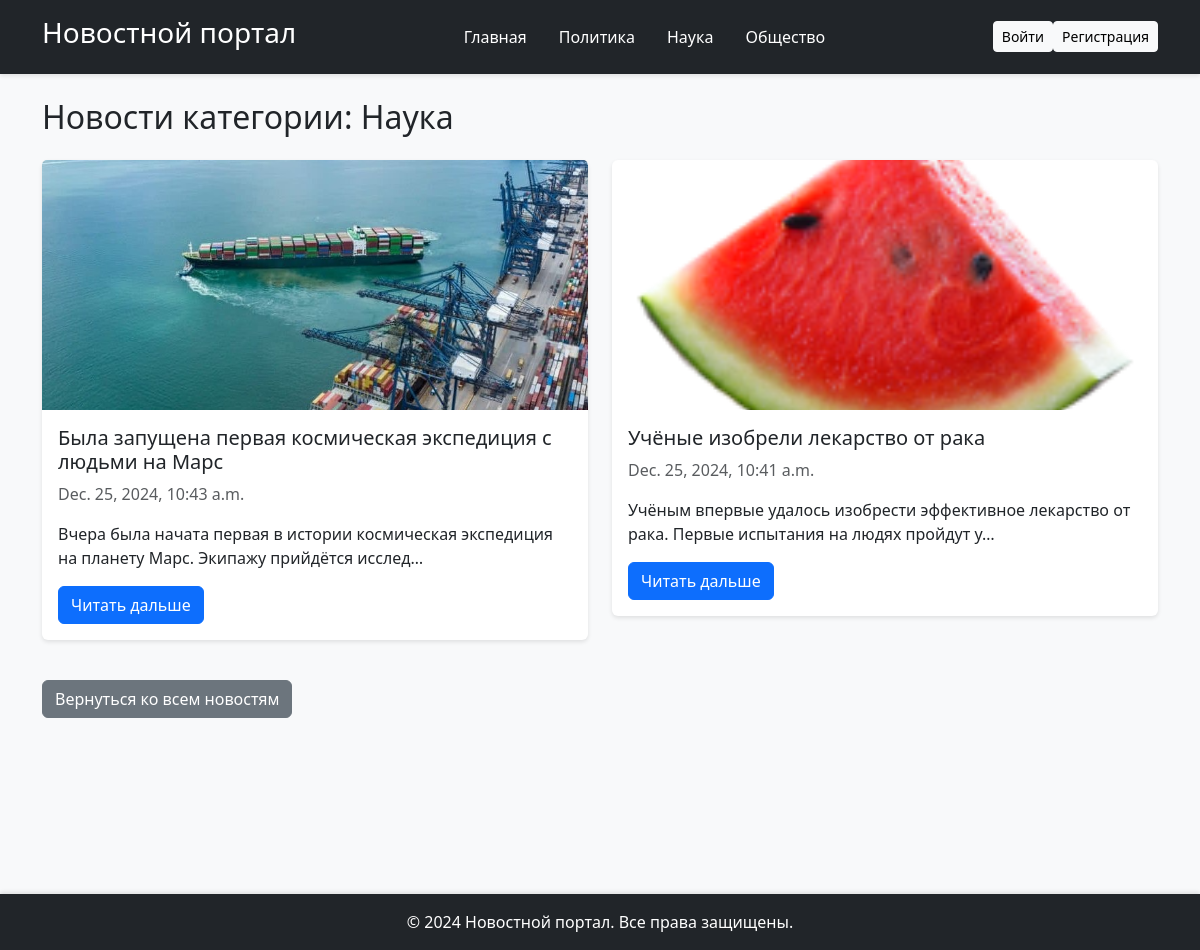
Before: /category/2/ with the older database file.
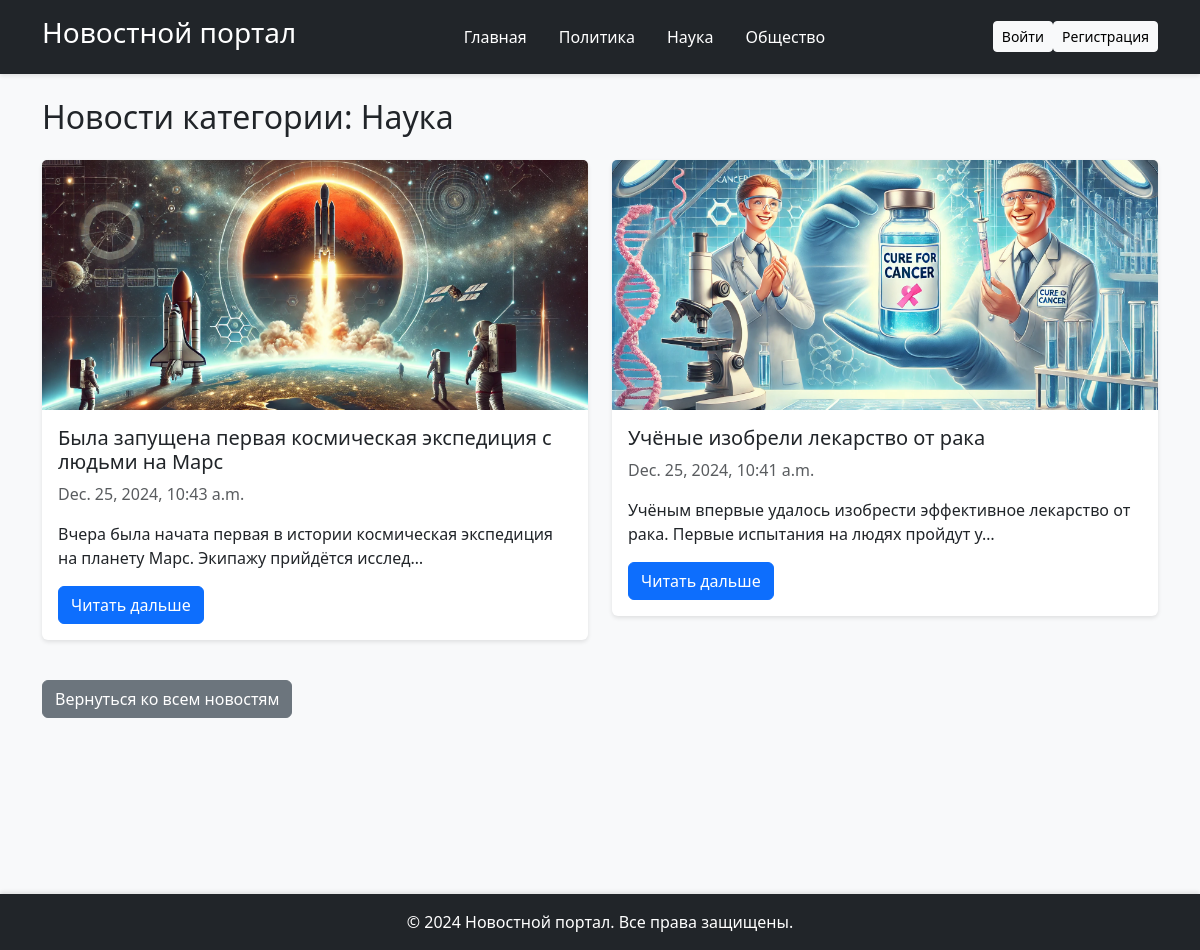
After: the same page with the newer database file.
### news/models.py (models this page shows, shortened)
class News(models.Model):
    title = models.CharField(max_length=200, verbose_name="Заголовок")
    content = models.TextField(verbose_name="Текст")
    category = models.ForeignKey(Category, on_delete=models.CASCADE, related_name='news', verbose_name="Категория")
    author = models.ForeignKey(User, on_delete=models.CASCADE, verbose_name="Автор")
    published_at = models.DateTimeField(auto_now_add=True, verbose_name="Дата публикации")
    image = models.ImageField(upload_to='news_images/', blank=True, null=True, verbose_name="Изображение")

### news/views.py (the view)
# urls.py: path('category/<int:category_id>/', views.news_by_category, name='news_by_category'),  # Новости по категории
def news_by_category(request, category_id):
    category = get_object_or_404(Category, id=category_id)
    news = News.objects.filter(category=category).order_by('-published_at')
    categories = Category.objects.all()
    return render(request, 'news/news_by_category.html', {'category': category, 'news': news, 'categories': categories})

### news/templates/news/news_by_category.html (shortened to what this page needs)
{% extends 'news/base.html' %}
{% block content %}
    <h2 class="mb-4">Новости категории: {{ category.name }}</h2>
    <div class="row">
        {% for item in news %}
            <div class="col-md-6 mb-4">
                <div class="card">
                    {% if item.image %}
                        <img src="{{ item.image.url }}" class="card-img-top" alt="{{ item.title }}">
                    {% endif %}
                    <div class="card-body">
                        <h5 class="card-title">{{ item.title }}</h5>
                        <p class="card-text text-muted">{{ item.published_at }}</p>
                        <p class="card-text">{{ item.content|truncatechars:100 }}</p>
                        <a href="{% url 'news:news_detail' item.id %}" class="btn btn-primary">Читать дальше</a>
                    </div>
                </div>
            </div>
        {% endfor %}
    </div>
    <a href="{% url 'news:news_list' %}" class="btn btn-secondary mt-3">Вернуться ко всем новостям</a>
{% endblock %}

Changed rows visible on the page:
changed News "Была запущена первая космическая экспедиция с людьми на Марс": image: a different picture
changed News "Учёные изобрели лекарство от рака": image: a different picture
